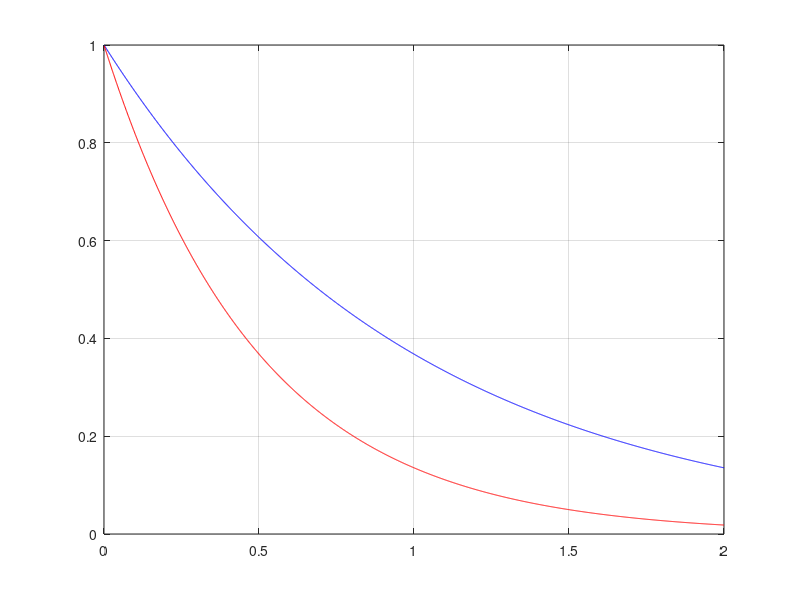
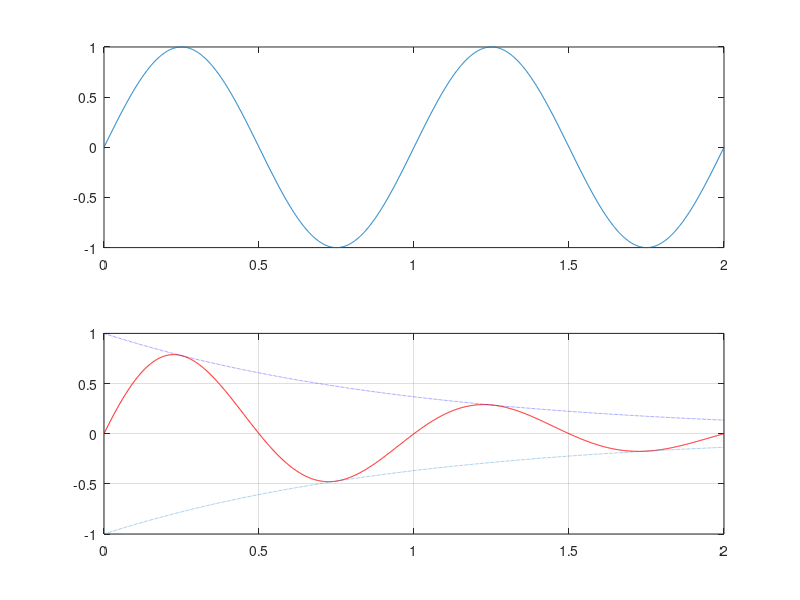

Here is the MATLAB script that generated these plots, in order:
%-- 1/26/2015 2:24 PM --%
T=1; % T=1 second
Fs=1000;% sampling frequency is Fs=10Hz
Ts = 1/Fs;
n=1:2000; % index (multiple of sampling intervals)
t=n*Ts;
f=1/T;
s=sin(2*pi*f*t);
figure
e1=exp(-t);	% exponential decrease of amplitude
e2=exp(-2*t);	% more dumping?
plot(t,e1,'b',t,e2,'r'),grid
figure
subplot(211)
plot(t,s)
subplot(212)
plot(t,s.*e1,'r',t,e1,'b:',t,-e1,':') % dumped sine wave
grid
